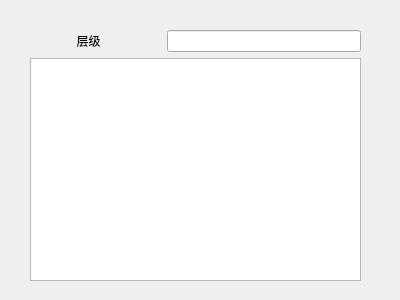
<?xml version="1.0" encoding="UTF-8"?>
<ui version="4.0">
 <class>plant_browser</class>
 <widget class="QDialog" name="plant_browser">
  <property name="geometry">
   <rect>
    <x>0</x>
    <y>0</y>
    <width>400</width>
    <height>300</height>
   </rect>
  </property>
  <property name="windowTitle">
   <string>当前模板</string>
  </property>
  <widget class="QWidget" name="verticalLayoutWidget">
   <property name="geometry">
    <rect>
     <x>30</x>
     <y>30</y>
     <width>331</width>
     <height>251</height>
    </rect>
   </property>
   <layout class="QVBoxLayout" name="verticalLayout">
    <item>
     <layout class="QHBoxLayout" name="horizontalLayout_4" stretch="3,5">
      <property name="spacing">
       <number>20</number>
      </property>
      <item>
       <widget class="QLabel" name="hierarchyLabel">
        <property name="text">
         <string>层级</string>
        </property>
        <property name="alignment">
         <set>Qt::AlignCenter</set>
        </property>
       </widget>
      </item>
      <item>
       <widget class="QLineEdit" name="hierarchy">
        <property name="readOnly">
         <bool>true</bool>
        </property>
       </widget>
      </item>
     </layout>
    </item>
    <item>
     <widget class="QListWidget" name="tagList"/>
    </item>
   </layout>
  </widget>
 </widget>
 <resources/>
 <connections/>
</ui>
